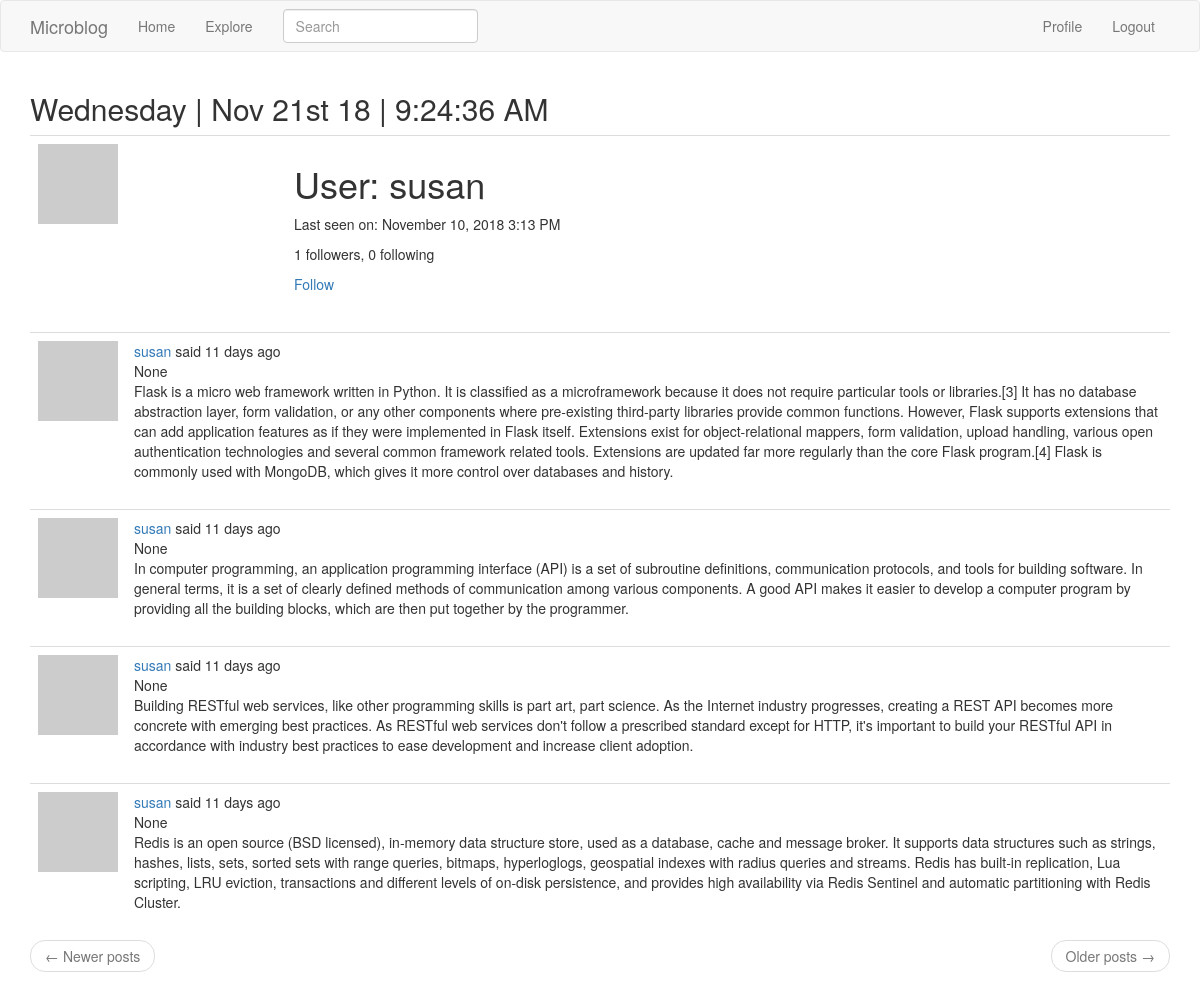
/user/susan (signed in), run on the app's committed database.
### app/models.py (models this page shows, shortened)
class User(UserMixin, db.Model):
    id = db.Column(db.Integer, primary_key=True)
    username = db.Column(db.String(64), index=True, unique=True)
    email = db.Column(db.String(120), index=True, unique=True)
    password_hash = db.Column(db.String(128))
    posts = db.relationship('Post', backref='author', lazy='dynamic')
    about_me = db.Column(db.String(140))
    last_seen = db.Column(db.DateTime, default=datetime.utcnow)
    followed = db.relationship(
        'User', secondary=followers,
        primaryjoin=(followers.c.follower_id == id),
        secondaryjoin=(followers.c.followed_id == id),
        backref=db.backref('followers', lazy='dynamic'), lazy='dynamic')
    def avatar(self, size):
        digest = md5(self.email.lower().encode('utf-8')).hexdigest()
        return 'https://www.gravatar.com/avatar/{}?d=identicon&s={}'.format(digest, size)
    def is_following(self, user):
        return self.followed.filter(
            followers.c.followed_id == user.id).count() > 0

class SearchableMixin(object):
    @classmethod
    def before_commit(cls, session):
        session._changes = {
            'add': list(session.new),
            'update': list(session.dirty),
            'delete': list(session.deleted)
        }
    @classmethod
    def after_commit(cls, session):
        for obj in session._changes['add']:
            if isinstance(obj, SearchableMixin):
                add_to_index(obj.__tablename__, obj)
        for obj in session._changes['update']:
            if isinstance(obj, SearchableMixin):
                add_to_index(obj.__tablename__, obj)
        for obj in session._changes['delete']:
            if isinstance(obj, SearchableMixin):
                remove_from_index(obj.__tablename__, obj)
        session._changes = None

class Post(SearchableMixin, db.Model):
    __searchable__ = ['body', 'title']
    id = db.Column(db.Integer, primary_key=True)
    title = db.Column(db.String(50))
    body = db.Column(db.String(140))
    timestamp = db.Column(db.DateTime, index=True, default=datetime.utcnow)
    user_id = db.Column(db.Integer, db.ForeignKey('user.id'))
    language = db.Column(db.String(5))

### app/main/routes.py (the view)
@bp.route('/user/<username>')
def user(username):
    user = User.query.filter_by(username=username).first_or_404()
    page = request.args.get('page', 1, type=int)
    posts = user.posts.order_by(Post.timestamp.desc()).paginate(
        page, current_app.config['POSTS_PER_PAGE'], False)
    next_url = url_for('main.user', username=user.username, page=posts.next_num) \
        if posts.has_next else None
    prev_url = url_for('main.user', username=user.username, page=posts.prev_num) \
        if posts.has_prev else None
    return render_template('user.html', user=user, posts=posts.items, title=_('User post'), next_url=next_url, prev_url=prev_url)

### app/main/forms.py
class SearchForm(FlaskForm):
    q = StringField(_l('Search'), validators=[DataRequired()])
    def __init__(self, *args, **kwargs):
        if 'formdata' not in kwargs:
            kwargs['formdata'] = request.args
        if 'csrf_enabled' not in kwargs:
            kwargs['csrf_enabled'] = False
        super(SearchForm, self).__init__(*args, **kwargs)

### app/main/routes.py (called while the page is built)
@bp.before_request
def before_request():
    if current_user.is_authenticated:
        current_user.last_seen = datetime.utcnow()
        db.session.commit()
    g.local = str(get_locale())

@bp.before_request
def before_request():
    if current_user.is_authenticated:
        current_user.last_seen = datetime.utcnow()
        db.session.commit()
        g.search_form = SearchForm()
    g.locale = str(get_locale())

### app/models.py (called while the page is built)
@login.user_loader
def load_user(id):
    return User.query.get(int(id))

### app/templates/user.html (shortened to what this page needs)
{% extends "base.html" %}
{% block app_content %}
    <table class="table table-hover">
        <tr>
            <td width="256px"><img src="{{ user.avatar(200) }}"></td>
            <td>
                <h1>{{ _('User') }}: {{ user.username }}</h1>
                {% if user.last_seen %}
                <p>{{ _('Last seen on') }}: {{ moment(user.last_seen).format('LLL') }}</p>
                {% endif %}
                <p>{{ _('%(count)d followers', count=user.followers.count()) }}, {{ _('%(count)d following', count=user.followed.count()) }}</p>
                {% if user == current_user %}
                <p><a href="{{ url_for('main.edit_profile') }}">{{ _('Edit your profile') }}</a></p>
                {% elif not current_user.is_following(user) %}
                <p><a href="{{ url_for('main.follow', username=user.username) }}">{{ _('Follow') }}</a></p>
                {% else %}
                <p><a href="{{ url_for('main.unfollow', username=user.username) }}">{{ _('Unfollow') }}</a></p>
                {% endif %}
            </td>
        </tr>
    </table>
    {% for post in posts %}
        {% include '_post.html' %}
    {% endfor %}
    <nav aria-label="...">
        <ul class="pager">
            <li class="previous{% if not prev_url %} disabled{% endif %}">
                <a href="{{ prev_url or '#' }}">
                    <span aria-hidden="true">&larr;</span> {{ _('Newer posts') }}
                </a>
            </li>
            <li class="next{% if not next_url %} disabled{% endif %}">
                <a href="{{ next_url or '#' }}">
                    {{ _('Older posts') }} <span aria-hidden="true">&rarr;</span>
                </a>
            </li>
        </ul>
    </nav>
{% endblock %}

### app/templates/_post.html (shortened to what this page needs)
    <table class="table table-hover">
        <tr>
            <td width="70px">
                <a href="{{ url_for('main.user', username=post.author.username) }}">
                    <img src="{{ post.author.avatar(70) }}">
                </a>
            </td>
            <td>
                {{ _('%(username)s said %(when)s',
                    username=user_link, when=moment(post.timestamp).fromNow()) }}
                <br>
                <span id="post{{ post.id }}">{{ post.title }}</span><br>
                <span id="post{{ post.id }}">{{ post.body }}</span>
            </td>
        </tr>
    </table>

### data on the page
User: username "susan", last_seen "November 10, 2018 3:13 PM"
Post: title "None", body "Flask is a micro web framework written in Python. It is classified as a microframework because it does not require particular tools or libraries.[3] It has no database abstraction layer, form validation, or any other components where pre-existing third-party libraries provide common functions. However, Flask supports extensions that can add application features as if they were implemented in Flask itself. Extensions exist for object-relational mappers, form validation, upload handling, various open authentication technologies and several common framework related tools. Extensions are updated far more regularly than the core Flask program.[4] Flask is commonly used with MongoDB, which gives…"
Post: title "None", body "In computer programming, an application programming interface (API) is a set of subroutine definitions, communication protocols, and tools for building software. In general terms, it is a set of clearly defined methods of communication among various components. A good API makes it easier to develop a computer program by providing all the building blocks, which are then put together by the programmer."
Post: title "None", body "Building RESTful web services, like other programming skills is part art, part science. As the Internet industry progresses, creating a REST API becomes more concrete with emerging best practices. As RESTful web services don't follow a prescribed standard except for HTTP, it's important to build your RESTful API in accordance with industry best practices to ease development and increase client adoption."
Post: title "None", body "Redis is an open source (BSD licensed), in-memory data structure store, used as a database, cache and message broker. It supports data structures such as strings, hashes, lists, sets, sorted sets with range queries, bitmaps, hyperloglogs, geospatial indexes with radius queries and streams. Redis has built-in replication, Lua scripting, LRU eviction, transactions and different levels of on-disk persistence, and provides high availability via Redis Sentinel and automatic partitioning with Redis Cluster."

### other printed values
{{ moment().format('dddd') }} "Wednesday"
{{ moment().format("MMM Do YY") }} "Nov 21st 18"
{{ moment().format('LTS') }} "9:24:36 AM"
